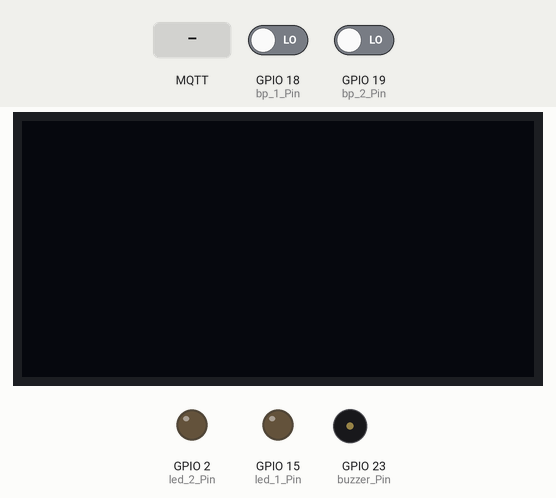
Recording of a program running on a simulated ESP32. Shown: 128×64 one-colour display, output pins drawn as LEDs (lit = HIGH), buzzer (waves = sounding). Dashed ring = blinking. Inputs (shaded band) come from the test bench; at power-on: GPIO 19 (bp_2_Pin) LOW, GPIO 18 (bp_1_Pin) LOW. WiFi joins after 1.5 s; servers stay silent unless stated; no MQTT or app messages arrive unless stated; what the program prints to the serial monitor is not drawn.

Above: at 2.8 s.
2.9 s: GPIO 19 (bp_2_Pin) driven HIGH
At 3.9 s:
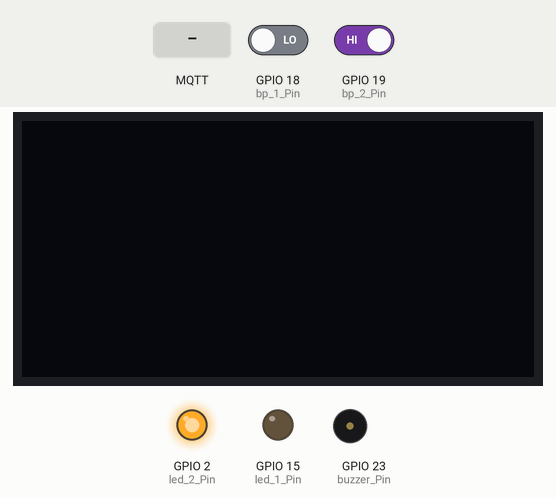
4.4 s: MQTT message "1" arrives on the first subscribed topic
At 5.2 s:
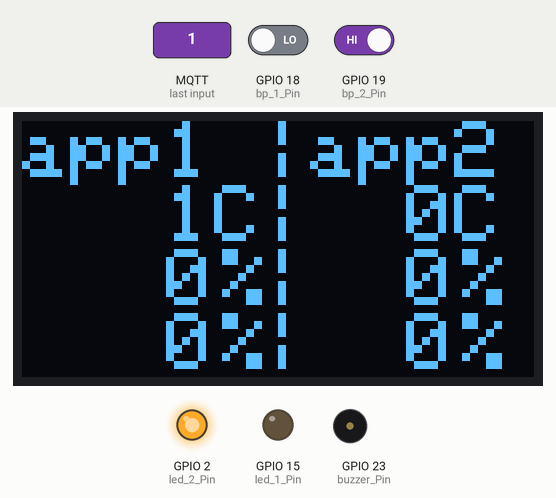
6.0 s: MQTT message "1" arrives on the second subscribed topic
At 7.3 s:
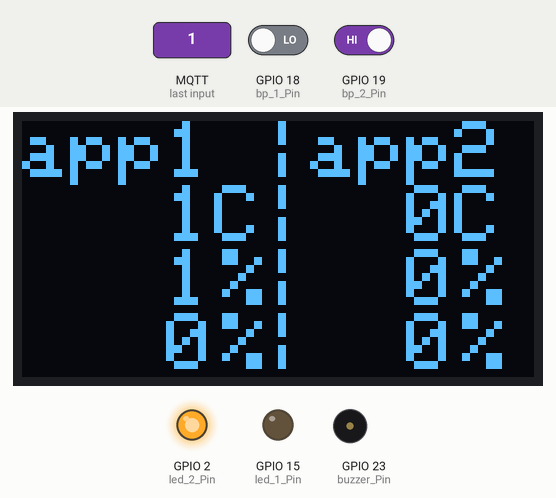
7.6 s: GPIO 18 (bp_1_Pin) driven HIGH
At 7.85 s:
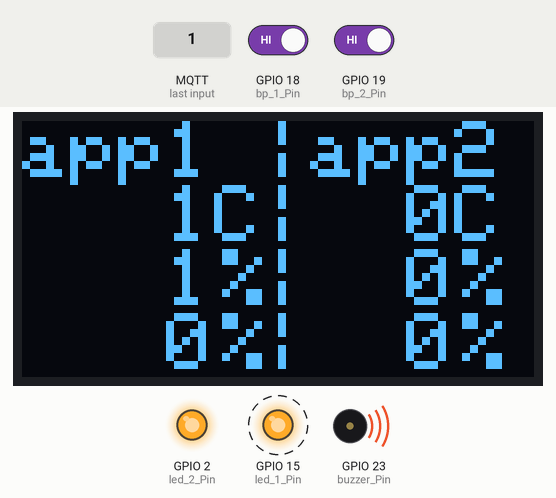
9.7 s: MQTT message "Task 2" arrives on the first subscribed topic
At 9.96 s:
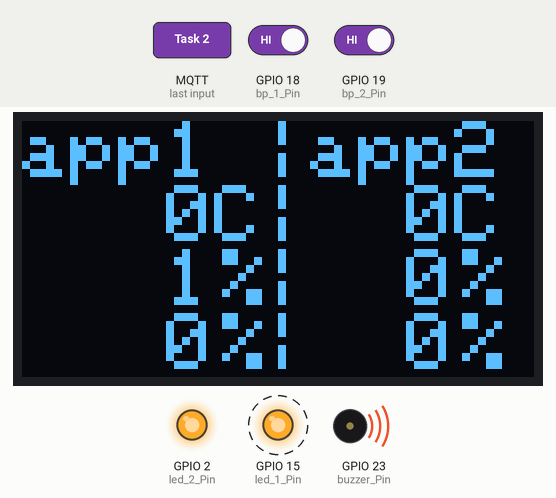
11.3 s: MQTT message "1" arrives on the third subscribed topic
At 11.45 s:
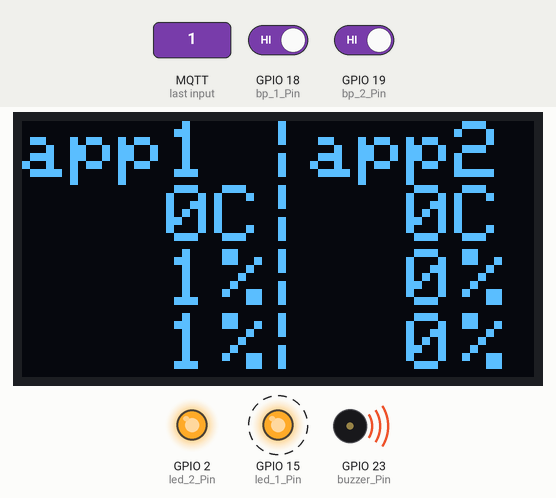
Timing chart, 0 to 13.9 s (numbered marks = the images above; inputs shaded):
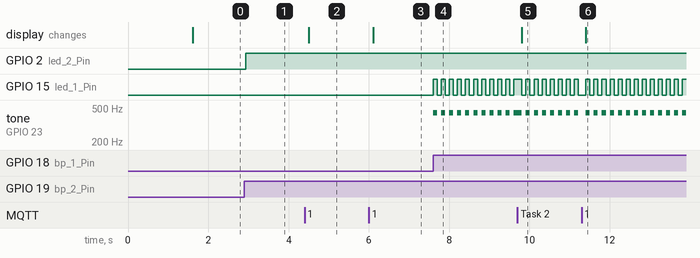

The program:

main.cpp
```cpp
#include <Arduino.h>
#include <Tone32.h>
#include <Wire.h>
#include <Adafruit_GFX.h>
#include <SPI.h>

#include <Adafruit_SSD1306.h>

#include <PubSubClient.h>

#include <string.h>
#include <stdio.h>
#include <stdlib.h>
#include <WiFi.h>


#define nombreDePixelsEnLargeur 128         // Taille de l'écran OLED, en pixel, au niveau de sa largeur
#define nombreDePixelsEnHauteur 64          // Taille de l'écran OLED, en pixel, au niveau de sa hauteur
#define brocheResetOLED         -1          // Reset de l'OLED partagé avec l'Arduino (d'où la valeur à -1, et non un numéro de pin)
#define adresseI2CecranOLED     0x3C        // Adresse de "mon" écran OLED sur le bus i2c (généralement égal à 0x3C ou 0x3D)

Adafruit_SSD1306 ecranOLED(nombreDePixelsEnLargeur, nombreDePixelsEnHauteur, &Wire, brocheResetOLED);

int bp_1_Pin  = 18 ; // stop buzzer
int bp_2_Pin  = 19 ; // on/off
int bp1State = 0 ;
int bp2State = 0 ;
int bp1Old = 0;
int bp2Old = 0;
int bp2value = 0 ; //toggle  I/O
int bp1value = 0 ;
boolean bCouleurInverse = false;


int buzzer_Pin  = 23;
int oled_slc_Pin = 22;
int oled_sda_Pin = 21;
int led_1_Pin = 15;
int led_2_Pin = 2;

TaskHandle_t task1_handle  = NULL ;
TaskHandle_t task2_handle  = NULL ;
TaskHandle_t task3_handle  = NULL ;


//var  esp 1/2
int temperature1 = 0 ;int humidite1 = 0 ; int luminosite1 = 0 ;
int temperature2 = 0 ; int humidite2 = 0 ; int luminosite2 = 0 ;
int temperature1old = 0 ;int humidite1old = 0 ; int luminosite1old = 0 ;
int temperature2old = 0 ; int humidite2old = 0 ; int luminosite2old = 0 ;

//setup connection mqtt

const char* ssid = "NOURA";
const char* password = "N1999zaru";

const char* mqtt_server = "192.168.231.73"; //ou 1

int R_led, G_led, B_led, currentTime, previousTime;

WiFiClient espClient;
PubSubClient client(espClient);

//192.168.0.199
void wificonfig(){
  delay(10);
  // We start by connecting to a WiFi network
  Serial.println();
  Serial.print("Connecting to ");
  Serial.println(ssid);

  WiFi.begin(ssid, password);

  while (WiFi.status() != WL_CONNECTED) {
    delay(500);
    Serial.print(".");
  }

  Serial.println("");
  Serial.println("WiFi connected");
  Serial.println("IP address: ");
  Serial.println(WiFi.localIP());
}


//bp 2 toggle ON/OFF
void task1_BP2_OnOff(void *parameters){
    for(;;){
        //Serial.println("Task 1 btn ");
        //Serial.print(bp2value);
        //Serial.print(digitalRead(bp_2_Pin));
        if (digitalRead(bp_2_Pin)==HIGH){
            if (bp2Old==0){ // détéction de front montant
                bp2Old = 1 ;
                Serial.println("on ");
                bp2value = (bp2value+1)%2; // toggle
                digitalWrite(led_2_Pin,bp2value);
                //Serial.println(bp2value);
               }
        }
        else{bp2Old = 0;}

        vTaskDelay(50/portTICK_PERIOD_MS);


        if (bp2value == 0) {
            vTaskSuspend(task2_handle);
            //Serial.println("Task 1 suspend");
            tone(buzzer_Pin,1,1,0);
            //Serial.println("Task 1 tone");
            digitalWrite(led_1_Pin,LOW);
            //Serial.println("Task 1 led 1");

        }
        //Serial.print("fin task 1");
    }
}

// mode urgence buzzer et led  1Hz
void task2_buzzer(void *parameters){
    for(;;){
        //Serial.println("Task 2  ");
        vTaskDelay(100/portTICK_PERIOD_MS);
        digitalWrite(led_1_Pin,HIGH);

        //tone(buzzer_Pin,523,1000,0);
        unsigned int frequency = 440 ;
        unsigned long duration = 100;
        int channel = 1 ;
         if (ledcRead(channel)) {
        log_e("Tone channel %d is already in use", ledcRead(channel));
        return;
        }
        ledcAttachPin(buzzer_Pin, channel);
        ledcWriteTone(channel, frequency);
        if (duration) {
            vTaskDelay(duration/portTICK_PERIOD_MS);
            noTone(buzzer_Pin, channel);
        }
        digitalWrite(led_1_Pin,LOW);
        //Serial.println("Task 2 fin  ");

}
}


//bp stop alarm
void task3_bp_buzzer(void *parameters){
    for(;;){
        //Serial.println("Task 3 btn ");
        //Serial.print(bp1value);
        //Serial.print(digitalRead(bp_1_Pin));
        if (digitalRead(bp_1_Pin)==HIGH){
            if (bp1Old==0){ // détéction de front montant
                bp1Old = 1 ;
                Serial.println("on ");
                bp1value = (bp1value+1)%2; // toggle

                if (bp1value ==1){
                    vTaskResume(task2_handle);
                    }
                else {vTaskSuspend(task2_handle);
                tone(buzzer_Pin,0,0,0);
                digitalWrite(led_1_Pin,LOW);
                }

                //Serial.println(bp1value);
               }
        }
        else{bp1Old = 0;}
        vTaskDelay(50/portTICK_PERIOD_MS);
        //Serial.println("Task 3 fin ");
    }
}

void reconnect() {
  // Loop until we're reconnected
  while (!client.connected()) {
    Serial.print("Attempting MQTT connection...");
    // Attempt to connect
    if (client.connect("ESP32Client")) {
      Serial.println("connected");
      // Subscribe
      client.subscribe("esp1_temperature");
      client.subscribe("esp1/humidite");
      client.subscribe("esp1/luminosite");
      client.subscribe("esp2/temperature");
      client.subscribe("esp2/humidite");
      client.subscribe("esp2/luminosite");
      Serial.println("lkjldkjqd");
    } else {
      Serial.print("failed, rc=");
      Serial.print(client.state());
      Serial.println(" try again in 5 seconds");
      // Wait 5 seconds before retrying
      delay(5000);
    }
  }
}

// reception
void callback(char* topic, byte* message, unsigned int length) {

    Serial.print("Message arrived on topic: ");
    ///////////////////////////////////////////////////////////////////
    if (bp2value == 1 ){////////////////////////////////////////////////////////////////////////////////////////////////////////////////////////////////
            Serial.print("Message arrived on topic: ");
            Serial.print(topic);
            Serial.print(". Message: ");
            String messageTemp;
            for (int i = 0; i < length; i++) {
                Serial.print((char)message[i]);
                messageTemp += (char)message[i];
            }
            Serial.println(" for temp  ");
            Serial.println();
            if (String(topic) == "esp1_temperature") {
                Serial.print("Changing output to ");
                temperature1 = messageTemp.toInt();

            }
            if (String(topic) == "esp1/humidite") {
                Serial.print("Changing output to ");
                humidite1 = messageTemp.toInt();
            }
            if (String(topic) == "esp1/luminosite") {
                Serial.print("Changing output to ");
                luminosite1 = messageTemp.toInt();
            }
            if (String(topic) == "esp2/temperature") {
                Serial.print("Changing output to ");
                temperature2 = messageTemp.toInt();
            }
            if (String(topic) == "esp2/humidite") {
                Serial.print("Changing output to ");
                humidite2 = messageTemp.toInt();
            }
            if (String(topic) == "esp2/luminosite") {
                Serial.print("Changing output to ");
                luminosite2 = messageTemp.toInt();
            }
            int tempbelow = 0 ;
            int tempup = 30 ;
            int lumibelow = 0;
            int lumiup =30 ;
            int humidbelow = 0 ;
            int humidup = 30 ;
            Serial.println(" for temp 111111 ");
            if ( temperature1 != temperature1old || luminosite1 != luminosite1old || humidite1 !=  humidite1old || temperature2 != temperature2old || humidite2 != humidite2old || luminosite2 != luminosite2old ){
                // verification urgence et alarme

                if (temperature1 < tempbelow ||  temperature2 < tempbelow || temperature1 >tempup || temperature2 > tempup ){
                vTaskResume(task2_handle);
                }
                if (humidite1 < humidbelow ||  humidite2 < humidbelow || humidite1 >humidup || humidite2 > humidup ){
                vTaskResume(task2_handle);
                }
                if (luminosite1 < lumibelow ||  luminosite2 < lumibelow || luminosite1 >lumiup || luminosite2 > lumiup ){
                vTaskResume(task2_handle);
                }
                //128x64
                //display.drawRoundRect(10, 10, 30, 50, 2, WHITE);
                //display.drawRoundRect(10, 10, 30, 50, 2, WHITE);
                //affichage oled

                ecranOLED.setTextColor(SSD1306_WHITE, SSD1306_BLACK);
                // 10 caract par ligne en size 2
                 /*
                ecranOLED.print("app1 |");
                ecranOLED.println("app2");
                ecranOLED.print("21*C |");
                ecranOLED.println("10*C");
                ecranOLED.print("50%  |");
                ecranOLED.println("100%");
                ecranOLED.print("100W |");
                ecranOLED.println("400W");
                */
                ecranOLED.clearDisplay();
                ecranOLED.setTextSize(2.5);                   // Taille des caractères (1:1, puis 2:1, puis 3:1)
                ecranOLED.setCursor(0, 0);
                ecranOLED.print("app1 |");
                ecranOLED.println("app2");
                char txt[12];
                char txt2[12] ;
                char txt3[12] ;

                sprintf(txt,"%4dC|%3dC", temperature1, temperature2);
                sprintf(txt2,"%4d |%3d" ,humidite1,humidite2);
                sprintf(txt3,"%4d |%3d", luminosite1, luminosite2);
                Serial.print(txt);
                ecranOLED.println(txt);

                ecranOLED.setCursor(0,32);
                ecranOLED.println(txt2);
                ecranOLED.setCursor(0,48);
                ecranOLED.println(txt3);
                ecranOLED.setCursor(50,32);
                ecranOLED.print("%");
                ecranOLED.setCursor(110,48);
                ecranOLED.print("%");
                ecranOLED.setCursor(110,32);
                ecranOLED.print("%");
                ecranOLED.setCursor(50,48);
                ecranOLED.print("%");
                //lux en % car pas de place

                ecranOLED.display();

                delay(100);
                Serial.println(" for temp2222222");
            }
}
    }


void setup() {


  Serial.begin(9600);
  pinMode(led_1_Pin, OUTPUT);
  pinMode(led_2_Pin,OUTPUT);
  pinMode(bp_1_Pin,INPUT);
  pinMode(bp_2_Pin,INPUT);


// wifi
 wificonfig();
 client.setServer(mqtt_server, 1883);
 client.setCallback(callback);
 reconnect();

     // Initialisation de l'écran OLED
    if(!ecranOLED.begin(SSD1306_SWITCHCAPVCC, adresseI2CecranOLED))
        while(1);                               // Arrêt du programme (boucle infinie) si échec d'initialisation

    ecranOLED.clearDisplay();                                   // Effaçage de l'intégralité du buffer
    ecranOLED.setTextSize(2.5);                   // Taille des caractères (1:1, puis 2:1, puis 3:1)
    ecranOLED.setCursor(0, 0);

  xTaskCreate(
          task1_BP2_OnOff,//nom de la fonction
          "task 1 on off",// nom de la tache
          1000,//taille aloue a notre tache
          NULL,//parameters task
          2,//priorité de la tache
          &task1_handle // gestion de tache
      );
  xTaskCreate(
        task2_buzzer,//nom de la fonction
        "task 2 buzzer",// nom de la tache
        1000,//taille aloue a notre tache
        NULL,//parameters task
        2,//priorité de la tache
        &task2_handle // gestion de tache
    );
xTaskCreate(
        task3_bp_buzzer,//nom de la fonction
        "task 3 bp 1 urg",// nom de la tache
        1000,//taille aloue a notre tache
        NULL,//parameters task
        2,//priorité de la tache
        &task3_handle // gestion de tache
    );

Serial.print("fin de setup");
}


void loop() {
client.loop();
if (!client.connected()) {
    reconnect();
    }


} 
```

Measured:
- after the input at 2.9 s, GPIO 2 (led_2_Pin): LOW → HIGH at once
- after the input at 4.4 s, the display: changes after 0.11 s (image 2)
- after the input at 6.0 s, the display: changes after 0.11 s (image 3)
- after the input at 7.6 s, GPIO 15 (led_1_Pin): alternates HIGH for 0.10 s and LOW for 0.10 s, starting at once; tone on GPIO 23 (buzzer_Pin): alternates 440 Hz for 0.10 s and silent for 0.10 s, starting at once
- after the input at 9.7 s, the display: changes after 0.11 s (image 5)
- after the input at 11.3 s, the display: changes after 0.11 s (image 6)
